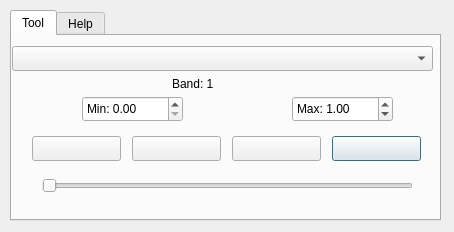
<?xml version="1.0" encoding="UTF-8"?>
<ui version="4.0">
 <class>FlipperDialog</class>
 <widget class="QDialog" name="FlipperDialog">
  <property name="geometry">
   <rect>
    <x>0</x>
    <y>0</y>
    <width>454</width>
    <height>232</height>
   </rect>
  </property>
  <property name="sizePolicy">
   <sizepolicy hsizetype="Preferred" vsizetype="Preferred">
    <horstretch>0</horstretch>
    <verstretch>0</verstretch>
   </sizepolicy>
  </property>
  <property name="windowTitle">
   <string>Dialog</string>
  </property>
  <widget class="QTabWidget" name="tabWidget">
   <property name="geometry">
    <rect>
     <x>10</x>
     <y>10</y>
     <width>431</width>
     <height>211</height>
    </rect>
   </property>
   <property name="currentIndex">
    <number>0</number>
   </property>
   <widget class="QWidget" name="Tool">
    <attribute name="title">
     <string>Tool</string>
    </attribute>
    <widget class="QSlider" name="band_slider">
     <property name="geometry">
      <rect>
       <x>30</x>
       <y>140</y>
       <width>371</width>
       <height>20</height>
      </rect>
     </property>
     <property name="orientation">
      <enum>Qt::Horizontal</enum>
     </property>
    </widget>
    <widget class="QComboBox" name="FlipperRastercomboBox">
     <property name="geometry">
      <rect>
       <x>0</x>
       <y>10</y>
       <width>421</width>
       <height>25</height>
      </rect>
     </property>
    </widget>
    <widget class="QPushButton" name="next_button">
     <property name="geometry">
      <rect>
       <x>320</x>
       <y>100</y>
       <width>89</width>
       <height>25</height>
      </rect>
     </property>
     <property name="text">
      <string/>
     </property>
    </widget>
    <widget class="QDoubleSpinBox" name="max_spinbox">
     <property name="geometry">
      <rect>
       <x>280</x>
       <y>60</y>
       <width>101</width>
       <height>26</height>
      </rect>
     </property>
     <property name="prefix">
      <string>Max: </string>
     </property>
     <property name="value">
      <double>1.000000000000000</double>
     </property>
    </widget>
    <widget class="QPushButton" name="play_button">
     <property name="geometry">
      <rect>
       <x>120</x>
       <y>100</y>
       <width>89</width>
       <height>25</height>
      </rect>
     </property>
     <property name="text">
      <string/>
     </property>
    </widget>
    <widget class="QLabel" name="band_label">
     <property name="geometry">
      <rect>
       <x>160</x>
       <y>40</y>
       <width>67</width>
       <height>16</height>
      </rect>
     </property>
     <property name="text">
      <string>Band: 1</string>
     </property>
    </widget>
    <widget class="QDoubleSpinBox" name="min_spinbox">
     <property name="geometry">
      <rect>
       <x>70</x>
       <y>60</y>
       <width>101</width>
       <height>26</height>
      </rect>
     </property>
     <property name="prefix">
      <string>Min: </string>
     </property>
    </widget>
    <widget class="QPushButton" name="prev_button">
     <property name="geometry">
      <rect>
       <x>20</x>
       <y>100</y>
       <width>89</width>
       <height>25</height>
      </rect>
     </property>
     <property name="text">
      <string/>
     </property>
    </widget>
    <widget class="QPushButton" name="stop_button">
     <property name="geometry">
      <rect>
       <x>220</x>
       <y>100</y>
       <width>89</width>
       <height>25</height>
      </rect>
     </property>
     <property name="text">
      <string/>
     </property>
    </widget>
   </widget>
   <widget class="QWidget" name="Help">
    <attribute name="title">
     <string>Help</string>
    </attribute>
    <widget class="QLabel" name="label">
     <property name="geometry">
      <rect>
       <x>10</x>
       <y>10</y>
       <width>411</width>
       <height>111</height>
      </rect>
     </property>
     <property name="text">
      <string>The FlipperDialog tool is a QGIS plugin that enables users to cycle through and visualize different bands of a 3D raster layer. Users can manually navigate bands, automate cycling with play/stop controls, and adjust contrast settings for optimal viewing. This tool simplifies the analysis of multi-band raster datasets directly within QGIS.</string>
     </property>
     <property name="wordWrap">
      <bool>true</bool>
     </property>
    </widget>
   </widget>
  </widget>
 </widget>
 <resources/>
 <connections/>
</ui>
